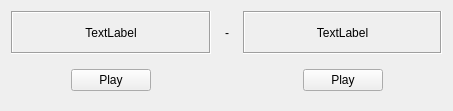
<ui version="4.0" >
 <class>ShowAnswerWidget</class>
 <widget class="QWidget" name="ShowAnswerWidget" >
  <property name="geometry" >
   <rect>
    <x>0</x>
    <y>0</y>
    <width>453</width>
    <height>111</height>
   </rect>
  </property>
  <layout class="QGridLayout" >
   <item row="0" column="0" >
    <widget class="QLabel" name="questionLabel" >
     <property name="sizePolicy" >
      <sizepolicy vsizetype="MinimumExpanding" hsizetype="MinimumExpanding" >
       <horstretch>0</horstretch>
       <verstretch>0</verstretch>
      </sizepolicy>
     </property>
     <property name="autoFillBackground" >
      <bool>false</bool>
     </property>
     <property name="frameShape" >
      <enum>QFrame::Box</enum>
     </property>
     <property name="frameShadow" >
      <enum>QFrame::Sunken</enum>
     </property>
     <property name="text" >
      <string comment="KDE::DoNotExtract" >TextLabel</string>
     </property>
     <property name="alignment" >
      <set>Qt::AlignCenter</set>
     </property>
     <property name="wordWrap" >
      <bool>true</bool>
     </property>
     <property name="margin" >
      <number>3</number>
     </property>
    </widget>
   </item>
   <item row="0" column="1" >
    <widget class="QLabel" name="dividerLabel" >
     <property name="sizePolicy" >
      <sizepolicy vsizetype="Preferred" hsizetype="Preferred" >
       <horstretch>0</horstretch>
       <verstretch>0</verstretch>
      </sizepolicy>
     </property>
     <property name="text" >
      <string> - </string>
     </property>
     <property name="alignment" >
      <set>Qt::AlignCenter</set>
     </property>
    </widget>
   </item>
   <item row="0" column="2" >
    <widget class="QLabel" name="solutionLabel" >
     <property name="sizePolicy" >
      <sizepolicy vsizetype="MinimumExpanding" hsizetype="MinimumExpanding" >
       <horstretch>0</horstretch>
       <verstretch>0</verstretch>
      </sizepolicy>
     </property>
     <property name="autoFillBackground" >
      <bool>false</bool>
     </property>
     <property name="frameShape" >
      <enum>QFrame::Box</enum>
     </property>
     <property name="frameShadow" >
      <enum>QFrame::Sunken</enum>
     </property>
     <property name="text" >
      <string comment="KDE::DoNotExtract" >TextLabel</string>
     </property>
     <property name="alignment" >
      <set>Qt::AlignCenter</set>
     </property>
     <property name="wordWrap" >
      <bool>true</bool>
     </property>
     <property name="margin" >
      <number>3</number>
     </property>
    </widget>
   </item>
   <item row="1" column="0" >
    <layout class="QHBoxLayout" >
     <item>
      <spacer>
       <property name="orientation" >
        <enum>Qt::Horizontal</enum>
       </property>
       <property name="sizeHint" >
        <size>
         <width>40</width>
         <height>20</height>
        </size>
       </property>
      </spacer>
     </item>
     <item>
      <widget class="QPushButton" name="playQuestionSoundButton" >
       <property name="text" >
        <string comment="Listen to the vocabulary entry (sound)" >Play</string>
       </property>
      </widget>
     </item>
     <item>
      <spacer>
       <property name="orientation" >
        <enum>Qt::Horizontal</enum>
       </property>
       <property name="sizeHint" >
        <size>
         <width>40</width>
         <height>20</height>
        </size>
       </property>
      </spacer>
     </item>
    </layout>
   </item>
   <item row="1" column="1" >
    <spacer>
     <property name="orientation" >
      <enum>Qt::Vertical</enum>
     </property>
     <property name="sizeType" >
      <enum>QSizePolicy::Fixed</enum>
     </property>
     <property name="sizeHint" >
      <size>
       <width>20</width>
       <height>40</height>
      </size>
     </property>
    </spacer>
   </item>
   <item row="1" column="2" >
    <layout class="QHBoxLayout" >
     <item>
      <spacer>
       <property name="orientation" >
        <enum>Qt::Horizontal</enum>
       </property>
       <property name="sizeHint" >
        <size>
         <width>40</width>
         <height>20</height>
        </size>
       </property>
      </spacer>
     </item>
     <item>
      <widget class="QPushButton" name="playSolutionSoundButton" >
       <property name="text" >
        <string comment="Listen to the vocabulary entry (sound)" >Play</string>
       </property>
      </widget>
     </item>
     <item>
      <spacer>
       <property name="orientation" >
        <enum>Qt::Horizontal</enum>
       </property>
       <property name="sizeHint" >
        <size>
         <width>40</width>
         <height>20</height>
        </size>
       </property>
      </spacer>
     </item>
    </layout>
   </item>
  </layout>
 </widget>
 <resources/>
 <connections/>
</ui>
